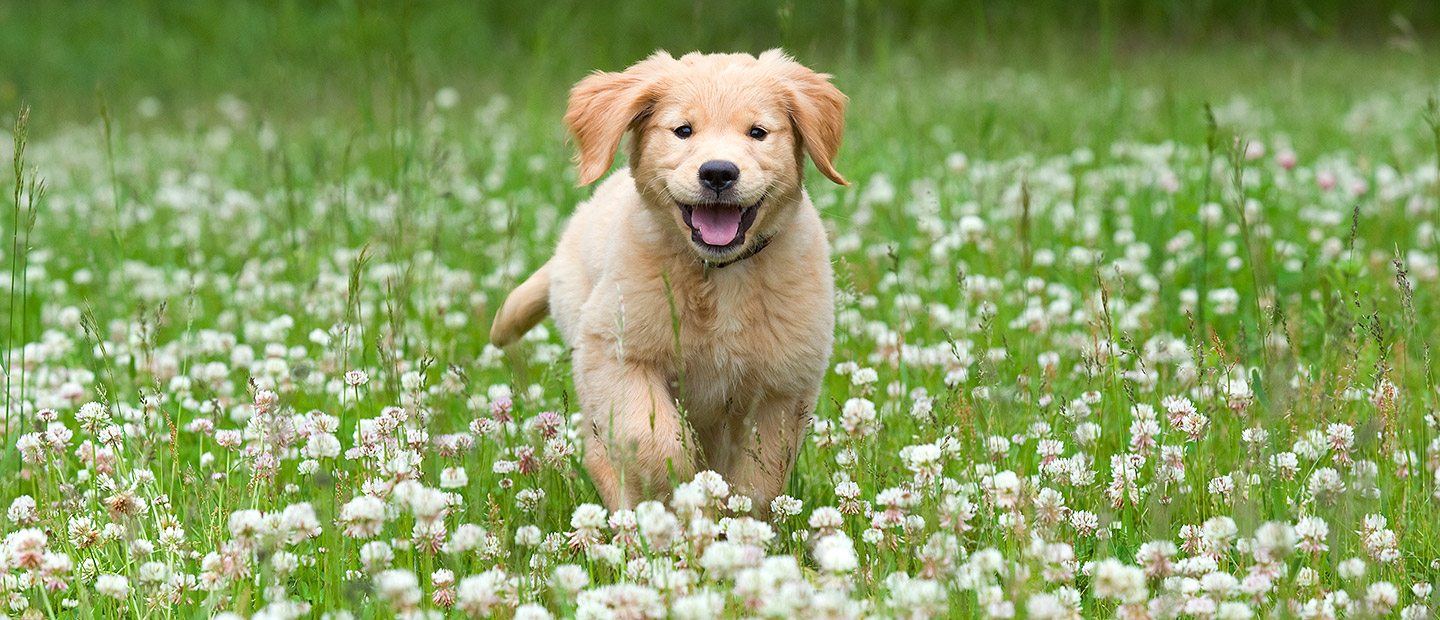
#> input picture jundam_demo/image.png, 1440 x 620 px
$ python draw_circle.py
#> lines starting #> are read from the running program, lines starting #| are printed output that depends on the picture; after the words box and inside, x2 and y2 are one past the last pixel; in counts of white or black regions, pixels touching at a corner belong together
import cv2

# Load the original image
image = cv2.imread("image.png")
#> image is the input picture: shape (620, 1440, 3); mean B, G, R 99.9, 160.2, 140.1

height, width, channel = image.shape
#> height = 620; width = 1440; channel = 3
print(image.shape)
#| (620, 1440, 3)

# Draw a blue circle
cv2.circle(image, (100, 100), 40, (255, 0, 0), 2)
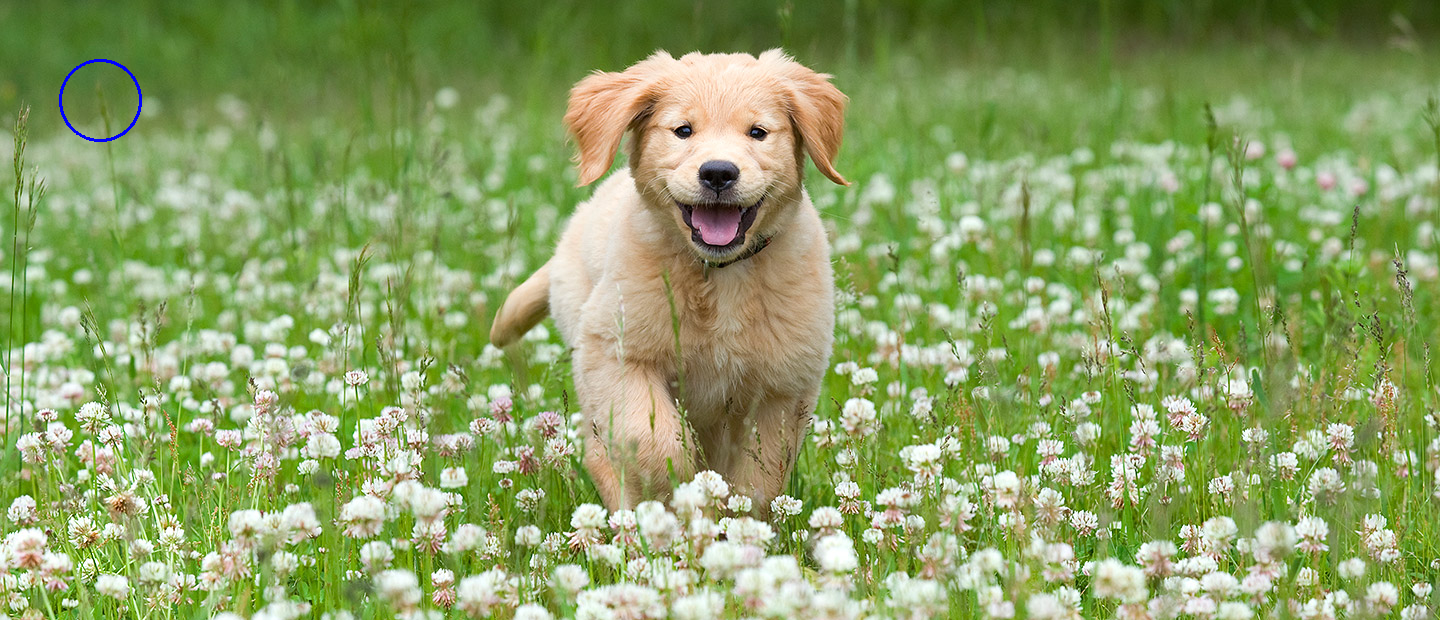
#> image: shape (620, 1440, 3); 0.09% of pixels changed, all inside (x1, y1, x2, y2) = (59, 59, 142, 142)

cv2.imshow("Circle Drawing", image)
cv2.waitKey(0)
cv2.destroyAllWindows()
